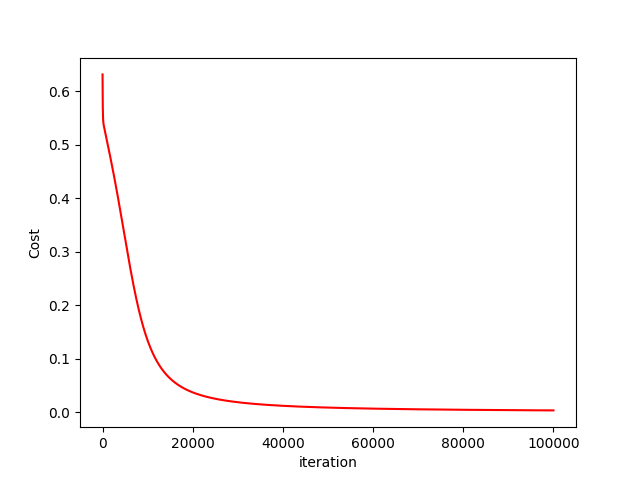

Python code for this plot:
import numpy
from matplotlib import pyplot as plt 

def update(param, gradients, alpha): 
	param["w1"] = param["w1"] - alpha * gradients["dW1"] 
	param["w2"] = param["w2"] - alpha * gradients["dW2"] 
	param["b1"] = param["b1"] - alpha * gradients["db1"] 
	param["b2"] = param["b2"] - alpha * gradients["db2"] 
	return param

def backProp(X_train, Y, cache): 
	m = X_train.shape[1] 
	(Z1, A1, w1, b1, Z2, A2, w2, b2) = cache 
	
	dZ2 = A2 - Y 
	dW2 = numpy.dot(dZ2, A1.T) / m 
	db2 = numpy.sum(dZ2, axis = 1, keepdims = True) 
	
	dA1 = numpy.dot(w2.T, dZ2) 
	dZ1 = numpy.multiply(dA1, A1 * (1- A1)) 
	dW1 = numpy.dot(dZ1, X_train.T) / m 
	db1 = numpy.sum(dZ1, axis = 1, keepdims = True) / m 
	
	gradients = {"dZ2": dZ2, "dW2": dW2, "db2": db2, 
				"dZ1": dZ1, "dW1": dW1, "db1": db1} 
	return gradients

def sigmoid(z): 
	return 1 / (1 + numpy.exp(-z)) 

def forwProp(X_train, Y, param): 
	m = X_train.shape[1] 
	w1 = param["w1"] 
	w2 = param["w2"] 
	b1 = param["b1"] 
	b2 = param["b2"] 

	Z1 = numpy.dot(w1, X_train) + b1 
	A1 = sigmoid(Z1) 
	Z2 = numpy.dot(w2, A1) + b2 
	A2 = sigmoid(Z2) 

	cache = (Z1, A1, w1, b1, Z2, A2, w2, b2) 
	logprobs = numpy.multiply(numpy.log(A2), Y) + numpy.multiply(numpy.log(1 - A2), (1 - Y)) 
	cost = -numpy.sum(logprobs) / m 
	return cost, cache, A2

def annNOR(epoch, X_train, Y, param, losses, alpha):
    for i in range(epoch): 
	    losses[i, 0], cache, A2 = forwProp(X_train, Y, param) 
	    gradients = backProp(X_train, Y, cache) 
	    param = update(param, gradients, alpha) 

def initial(inputs, neuron, output): 
	w1 = numpy.random.randn(neuron, inputs) 
	w2 = numpy.random.randn(output, neuron) 
	b1 = numpy.zeros((neuron, 1)) 
	b2 = numpy.zeros((output, 1)) 
	
	param = {"w1" : w1, "b1": b1, 
				"w2" : w2, "b2": b2} 
	return param

X_train = numpy.array([[0, 0, 1, 1], [0, 1, 0, 1]])
Y = numpy.array([[1, 1, 1, 0]])

neuron = 2
inputs = X_train.shape[0]
output = Y.shape[0]
param = initial(inputs, neuron, output) 
epoch = 100000
alpha = 0.01
losses = numpy.zeros((epoch, 1)) 

print("-----------------Training-------------------")
annNOR(epoch, X_train, Y, param, losses, alpha)
print("Parameters :\n", param)

print("\n-----------------Testing-------------------")
X_test = numpy.array([[0, 0, 1, 1], [1, 0, 1, 0]])
cost, _, A2 = forwProp(X_test, Y, param) 
prediction = (A2 > 0.5) * 1.0
# print(A2)
print("X_test :\n", X_test)
print("Y :", prediction) 

plt.figure() 
plt.plot(losses, color="red") 
plt.xlabel("iteration") 
plt.ylabel("Cost") 
plt.show() 
